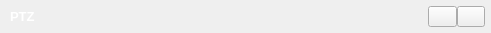
  <widget class="QWidget" name="widget_2" native="true">
   <property name="geometry">
    <rect>
     <x>0</x>
     <y>0</y>
     <width>491</width>
     <height>33</height>
    </rect>
   </property>
   <property name="minimumSize">
    <size>
     <width>0</width>
     <height>33</height>
    </size>
   </property>
   <property name="maximumSize">
    <size>
     <width>16777215</width>
     <height>33</height>
    </size>
   </property>
   <layout class="QHBoxLayout" name="horizontalLayout">
    <property name="spacing">
     <number>0</number>
    </property>
    <property name="leftMargin">
     <number>0</number>
    </property>
    <property name="topMargin">
     <number>0</number>
    </property>
    <property name="rightMargin">
     <number>0</number>
    </property>
    <property name="bottomMargin">
     <number>0</number>
    </property>
    <item>
     <spacer name="horizontalSpacer_3">
      <property name="orientation">
       <enum>Qt::Horizontal</enum>
      </property>
      <property name="sizeType">
       <enum>QSizePolicy::Minimum</enum>
      </property>
      <property name="sizeHint" stdset="0">
       <size>
        <width>10</width>
        <height>20</height>
       </size>
      </property>
     </spacer>
    </item>
    <item>
     <widget class="QLabel" name="label">
      <property name="palette">
       <palette>
        <active>
         <colorrole role="WindowText">
          <brush brushstyle="SolidPattern">
           <color alpha="255">
            <red>255</red>
            <green>255</green>
            <blue>255</blue>
           </color>
          </brush>
         </colorrole>
         <colorrole role="Button">
          <brush brushstyle="SolidPattern">
           <color alpha="255">
            <red>0</red>
            <green>0</green>
            <blue>0</blue>
           </color>
          </brush>
         </colorrole>
         <colorrole role="Light">
          <brush brushstyle="SolidPattern">
           <color alpha="255">
            <red>0</red>
            <green>0</green>
            <blue>0</blue>
           </color>
          </brush>
         </colorrole>
         <colorrole role="Midlight">
          <brush brushstyle="SolidPattern">
           <color alpha="255">
            <red>0</red>
            <green>0</green>
            <blue>0</blue>
           </color>
          </brush>
         </colorrole>
         <colorrole role="Dark">
          <brush brushstyle="SolidPattern">
           <color alpha="255">
            <red>0</red>
            <green>0</green>
            <blue>0</blue>
           </color>
          </brush>
         </colorrole>
         <colorrole role="Mid">
          <brush brushstyle="SolidPattern">
           <color alpha="255">
            <red>0</red>
            <green>0</green>
            <blue>0</blue>
           </color>
          </brush>
         </colorrole>
         <colorrole role="Text">
          <brush brushstyle="SolidPattern">
           <color alpha="255">
            <red>255</red>
            <green>255</green>
            <blue>255</blue>
           </color>
          </brush>
         </colorrole>
         <colorrole role="BrightText">
          <brush brushstyle="SolidPattern">
           <color alpha="255">
            <red>255</red>
            <green>255</green>
            <blue>255</blue>
           </color>
          </brush>
         </colorrole>
         <colorrole role="ButtonText">
          <brush brushstyle="SolidPattern">
           <color alpha="255">
            <red>255</red>
            <green>255</green>
            <blue>255</blue>
           </color>
          </brush>
         </colorrole>
         <colorrole role="Base">
          <brush brushstyle="SolidPattern">
           <color alpha="255">
            <red>0</red>
            <green>0</green>
            <blue>0</blue>
           </color>
          </brush>
         </colorrole>
         <colorrole role="Window">
          <brush brushstyle="SolidPattern">
           <color alpha="255">
            <red>0</red>
            <green>0</green>
            <blue>0</blue>
           </color>
          </brush>
         </colorrole>
         <colorrole role="Shadow">
          <brush brushstyle="SolidPattern">
           <color alpha="255">
            <red>0</red>
            <green>0</green>
            <blue>0</blue>
           </color>
          </brush>
         </colorrole>
         <colorrole role="AlternateBase">
          <brush brushstyle="SolidPattern">
           <color alpha="255">
            <red>0</red>
            <green>0</green>
            <blue>0</blue>
           </color>
          </brush>
         </colorrole>
         <colorrole role="ToolTipBase">
          <brush brushstyle="SolidPattern">
           <color alpha="255">
            <red>255</red>
            <green>255</green>
            <blue>220</blue>
           </color>
          </brush>
         </colorrole>
         <colorrole role="ToolTipText">
          <brush brushstyle="SolidPattern">
           <color alpha="255">
            <red>0</red>
            <green>0</green>
            <blue>0</blue>
           </color>
          </brush>
         </colorrole>
        </active>
        <inactive>
         <colorrole role="WindowText">
          <brush brushstyle="SolidPattern">
           <color alpha="255">
            <red>255</red>
            <green>255</green>
            <blue>255</blue>
           </color>
          </brush>
         </colorrole>
         <colorrole role="Button">
          <brush brushstyle="SolidPattern">
           <color alpha="255">
            <red>0</red>
            <green>0</green>
            <blue>0</blue>
           </color>
          </brush>
         </colorrole>
         <colorrole role="Light">
          <brush brushstyle="SolidPattern">
           <color alpha="255">
            <red>0</red>
            <green>0</green>
            <blue>0</blue>
           </color>
          </brush>
         </colorrole>
         <colorrole role="Midlight">
          <brush brushstyle="SolidPattern">
           <color alpha="255">
            <red>0</red>
            <green>0</green>
            <blue>0</blue>
           </color>
          </brush>
         </colorrole>
         <colorrole role="Dark">
          <brush brushstyle="SolidPattern">
           <color alpha="255">
            <red>0</red>
            <green>0</green>
            <blue>0</blue>
           </color>
          </brush>
         </colorrole>
         <colorrole role="Mid">
          <brush brushstyle="SolidPattern">
           <color alpha="255">
            <red>0</red>
            <green>0</green>
            <blue>0</blue>
           </color>
          </brush>
         </colorrole>
         <colorrole role="Text">
          <brush brushstyle="SolidPattern">
           <color alpha="255">
            <red>255</red>
            <green>255</green>
            <blue>255</blue>
           </color>
          </brush>
         </colorrole>
         <colorrole role="BrightText">
          <brush brushstyle="SolidPattern">
           <color alpha="255">
            <red>255</red>
            <green>255</green>
            <blue>255</blue>
           </color>
          </brush>
         </colorrole>
         <colorrole role="ButtonText">
          <brush brushstyle="SolidPattern">
           <color alpha="255">
            <red>255</red>
            <green>255</green>
            <blue>255</blue>
           </color>
          </brush>
         </colorrole>
         <colorrole role="Base">
          <brush brushstyle="SolidPattern">
           <color alpha="255">
            <red>0</red>
            <green>0</green>
            <blue>0</blue>
           </color>
          </brush>
         </colorrole>
         <colorrole role="Window">
          <brush brushstyle="SolidPattern">
           <color alpha="255">
            <red>0</red>
            <green>0</green>
            <blue>0</blue>
           </color>
          </brush>
         </colorrole>
         <colorrole role="Shadow">
          <brush brushstyle="SolidPattern">
           <color alpha="255">
            <red>0</red>
            <green>0</green>
            <blue>0</blue>
           </color>
          </brush>
         </colorrole>
         <colorrole role="AlternateBase">
          <brush brushstyle="SolidPattern">
           <color alpha="255">
            <red>0</red>
            <green>0</green>
            <blue>0</blue>
           </color>
          </brush>
         </colorrole>
         <colorrole role="ToolTipBase">
          <brush brushstyle="SolidPattern">
           <color alpha="255">
            <red>255</red>
            <green>255</green>
            <blue>220</blue>
           </color>
          </brush>
         </colorrole>
         <colorrole role="ToolTipText">
          <brush brushstyle="SolidPattern">
           <color alpha="255">
            <red>0</red>
            <green>0</green>
            <blue>0</blue>
           </color>
          </brush>
         </colorrole>
        </inactive>
        <disabled>
         <colorrole role="WindowText">
          <brush brushstyle="SolidPattern">
           <color alpha="255">
            <red>0</red>
            <green>0</green>
            <blue>0</blue>
           </color>
          </brush>
         </colorrole>
         <colorrole role="Button">
          <brush brushstyle="SolidPattern">
           <color alpha="255">
            <red>0</red>
            <green>0</green>
            <blue>0</blue>
           </color>
          </brush>
         </colorrole>
         <colorrole role="Light">
          <brush brushstyle="SolidPattern">
           <color alpha="255">
            <red>0</red>
            <green>0</green>
            <blue>0</blue>
           </color>
          </brush>
         </colorrole>
         <colorrole role="Midlight">
          <brush brushstyle="SolidPattern">
           <color alpha="255">
            <red>0</red>
            <green>0</green>
            <blue>0</blue>
           </color>
          </brush>
         </colorrole>
         <colorrole role="Dark">
          <brush brushstyle="SolidPattern">
           <color alpha="255">
            <red>0</red>
            <green>0</green>
            <blue>0</blue>
           </color>
          </brush>
         </colorrole>
         <colorrole role="Mid">
          <brush brushstyle="SolidPattern">
           <color alpha="255">
            <red>0</red>
            <green>0</green>
            <blue>0</blue>
           </color>
          </brush>
         </colorrole>
         <colorrole role="Text">
          <brush brushstyle="SolidPattern">
           <color alpha="255">
            <red>0</red>
            <green>0</green>
            <blue>0</blue>
           </color>
          </brush>
         </colorrole>
         <colorrole role="BrightText">
          <brush brushstyle="SolidPattern">
           <color alpha="255">
            <red>255</red>
            <green>255</green>
            <blue>255</blue>
           </color>
          </brush>
         </colorrole>
         <colorrole role="ButtonText">
          <brush brushstyle="SolidPattern">
           <color alpha="255">
            <red>0</red>
            <green>0</green>
            <blue>0</blue>
           </color>
          </brush>
         </colorrole>
         <colorrole role="Base">
          <brush brushstyle="SolidPattern">
           <color alpha="255">
            <red>0</red>
            <green>0</green>
            <blue>0</blue>
           </color>
          </brush>
         </colorrole>
         <colorrole role="Window">
          <brush brushstyle="SolidPattern">
           <color alpha="255">
            <red>0</red>
            <green>0</green>
            <blue>0</blue>
           </color>
          </brush>
         </colorrole>
         <colorrole role="Shadow">
          <brush brushstyle="SolidPattern">
           <color alpha="255">
            <red>0</red>
            <green>0</green>
            <blue>0</blue>
           </color>
          </brush>
         </colorrole>
         <colorrole role="AlternateBase">
          <brush brushstyle="SolidPattern">
           <color alpha="255">
            <red>0</red>
            <green>0</green>
            <blue>0</blue>
           </color>
          </brush>
         </colorrole>
         <colorrole role="ToolTipBase">
          <brush brushstyle="SolidPattern">
           <color alpha="255">
            <red>255</red>
            <green>255</green>
            <blue>220</blue>
           </color>
          </brush>
         </colorrole>
         <colorrole role="ToolTipText">
          <brush brushstyle="SolidPattern">
           <color alpha="255">
            <red>0</red>
            <green>0</green>
            <blue>0</blue>
           </color>
          </brush>
         </colorrole>
        </disabled>
       </palette>
      </property>
      <property name="font">
       <font>
        <pointsize>10</pointsize>
        <weight>75</weight>
        <bold>true</bold>
       </font>
      </property>
      <property name="text">
       <string>PTZ</string>
      </property>
     </widget>
    </item>
    <item>
     <spacer name="horizontalSpacer">
      <property name="orientation">
       <enum>Qt::Horizontal</enum>
      </property>
      <property name="sizeHint" stdset="0">
       <size>
        <width>491</width>
        <height>20</height>
       </size>
      </property>
     </spacer>
    </item>
    <item>
     <widget class="QPushButton" name="btn_minimum">
      <property name="sizePolicy">
       <sizepolicy hsizetype="Fixed" vsizetype="Fixed">
        <horstretch>0</horstretch>
        <verstretch>0</verstretch>
       </sizepolicy>
      </property>
      <property name="minimumSize">
       <size>
        <width>29</width>
        <height>21</height>
       </size>
      </property>
      <property name="maximumSize">
       <size>
        <width>29</width>
        <height>21</height>
       </size>
      </property>
      <property name="text">
       <string/>
      </property>
     </widget>
    </item>
    <item>
     <widget class="QPushButton" name="btn_close">
      <property name="sizePolicy">
       <sizepolicy hsizetype="Fixed" vsizetype="Fixed">
        <horstretch>0</horstretch>
        <verstretch>0</verstretch>
       </sizepolicy>
      </property>
      <property name="minimumSize">
       <size>
        <width>28</width>
        <height>21</height>
       </size>
      </property>
      <property name="maximumSize">
       <size>
        <width>28</width>
        <height>21</height>
       </size>
      </property>
      <property name="text">
       <string/>
      </property>
     </widget>
    </item>
    <item>
     <spacer name="horizontalSpacer_2">
      <property name="orientation">
       <enum>Qt::Horizontal</enum>
      </property>
      <property name="sizeType">
       <enum>QSizePolicy::Minimum</enum>
      </property>
      <property name="sizeHint" stdset="0">
       <size>
        <width>6</width>
        <height>20</height>
       </size>
      </property>
     </spacer>
    </item>
   </layout>
  </widget>
